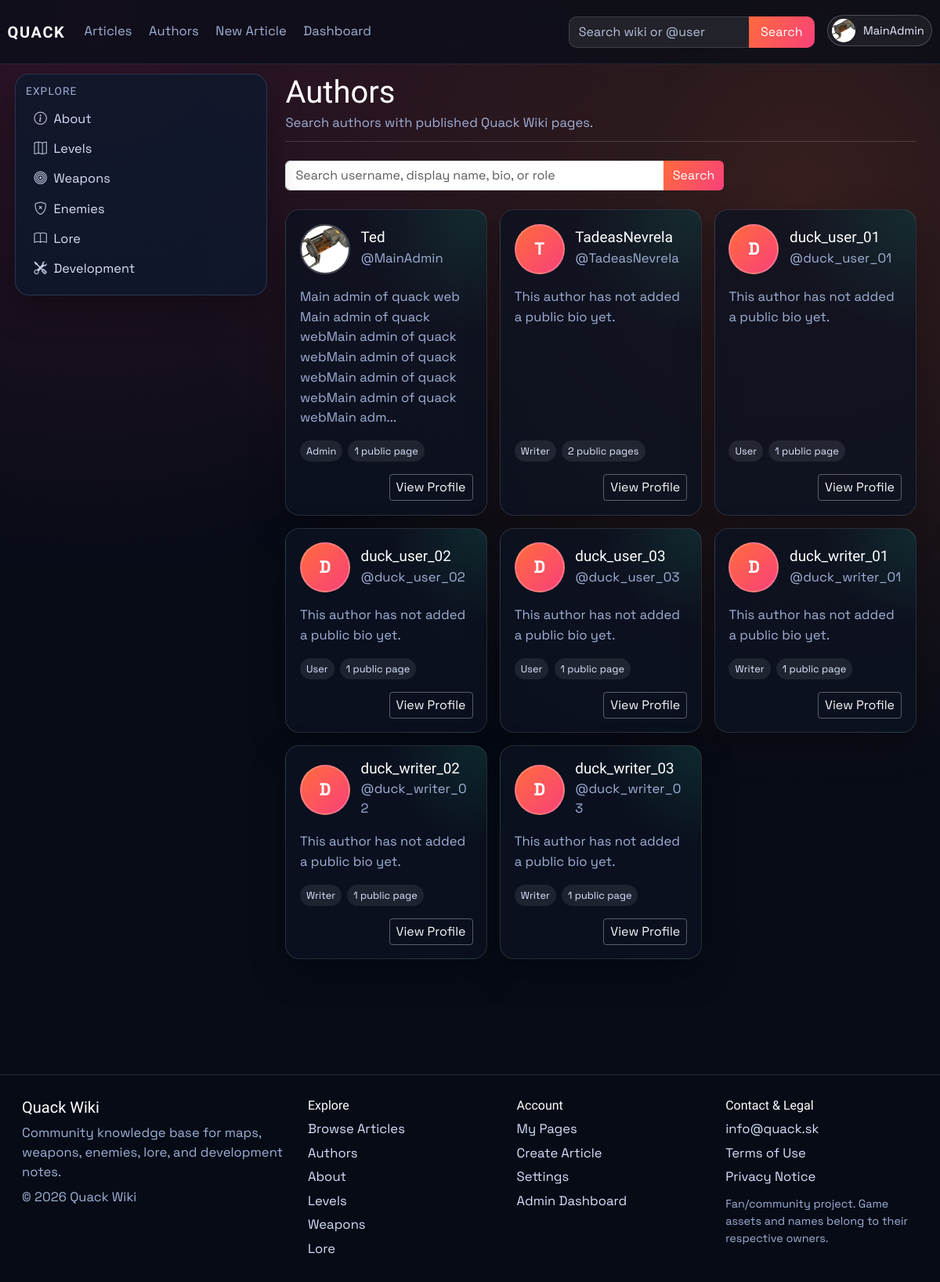
/authors (signed in), run on the app's committed database.
### models.py (models this page shows, shortened)
class User(db.Model, UserMixin):
    id = db.Column(db.Integer, primary_key=True)
    username = db.Column(db.String(120), unique=True, nullable=False)
    email = db.Column(db.String(120), unique=True, nullable=False)
    password_hash = db.Column(db.String(128), nullable=False)
    profile_image_url = db.Column(db.String(120), nullable=True)
    public_display_name = db.Column(db.String(80), nullable=True)
    public_bio = db.Column(db.Text, nullable=True)
    created_at = db.Column(db.DateTime, default=datetime.utcnow)
    role = db.Column(db.String(30), default='user')
    is_archived = db.Column(db.Boolean, default=False, nullable=False)
    archived_at = db.Column(db.DateTime, nullable=True)

class Article(db.Model):
    id = db.Column(db.Integer, primary_key=True)
    title = db.Column(db.String(120), unique=True, nullable=False)
    author = db.Column(db.String(120), nullable=False)
    created_at = db.Column(db.DateTime, default=datetime.utcnow)
    image_url = db.Column(db.String(120), default='default.png')
    summary = db.Column(db.Text)
    content = db.Column(db.Text, nullable=False)
    infobox_data = db.Column(db.Text, nullable=True)
    tags = db.Column(db.JSON, default=list)
    status = db.Column(db.String(20), default='pending', nullable=False)
    approved_by = db.Column(db.String(120), nullable=True)
    approved_at = db.Column(db.DateTime, nullable=True)
    is_archived = db.Column(db.Boolean, default=False, nullable=False)
    archived_at = db.Column(db.DateTime, nullable=True)

### main.py (the view)
@app.route('/authors')
def authors():
    search = (request.args.get('q') or '').strip()
    include_all_users = request.args.get('all') == '1'
    published_counts = published_article_counts_by_user()
    public_users_query = User.query.filter(User.is_archived.is_(False))
    if not include_all_users:
        public_users_query = public_users_query.filter(User.username.in_(list(published_counts.keys())))
    public_users = public_users_query.order_by(User.username.asc()).all()
    if search:
        public_users = [user for user in public_users if user_matches_public_search(user, search)]
    return render_template(
        'authors.html',
        users=public_users,
        published_counts=published_counts,
        search=search,
        include_all_users=include_all_users,
    )

### main.py (called while the page is built)
def get_site_settings():
    settings = SiteSettings.query.get(1)
    if not settings:
        settings = SiteSettings(id=1)
        db.session.add(settings)
        db.session.commit()
    return settings

@app.context_processor
def inject_site_settings():
    return {'site_settings': get_site_settings()}

@login_manager.user_loader
def load_user(user_id):
    user = User.query.get(int(user_id))
    if user and user.is_archived:
        return None
    return user

def normalize_identity(value: str) -> str:
    ascii_value = unicodedata.normalize('NFKD', value or '').encode('ascii', 'ignore').decode('ascii')
    return re.sub(r'[^a-z0-9]+', '', ascii_value.lower())

def find_user_for_article_author(author_name: str):
    if not author_name:
        return None
    exact_user = User.query.filter_by(username=author_name).first()
    if exact_user:
        return None if exact_user.is_archived else exact_user
    normalized_author = normalize_identity(author_name)
    if not normalized_author:
        return None
    active_users = User.query.filter(User.is_archived.is_(False)).all()
    return next(
        (
            user
            for user in active_users
            if normalized_author in {
                normalize_identity(user.username),
                normalize_identity(user.public_display_name),
            }
        ),
        None,
    )

def published_article_counts_by_user():
    counts = {}
    candidates = Article.query.filter(
        Article.is_archived.is_(False),
        func.lower(func.trim(Article.status)) == 'approved',
    ).all()
    for article_obj in candidates:
        user = find_user_for_article_author(article_obj.author)
        if user:
            counts[user.username] = counts.get(user.username, 0) + 1
    return counts

### templates/authors.html (shortened to what this page needs)
{% extends "_base.html" %}
{% block content %}
<div class="container-fluid px-0 article-wiki">
    <header class="article-header mb-4">
        <h1 class="article-title">{{ 'Public Accounts' if include_all_users else 'Authors' }}</h1>
        <p class="article-meta mb-0">
            {{ 'Search public Quack Wiki accounts.' if include_all_users else 'Search authors with published Quack Wiki pages.' }}
        </p>
    </header>
    <form method="GET" action="{{ url_for('authors') }}" class="mb-4" style="max-width: 560px;">
        <div class="input-group">
            <input class="form-control" type="search" name="q" value="{{ search }}" placeholder="Search username, display name, bio, or role">
            <button class="btn btn-brand" type="submit">Search</button>
        </div>
    </form>
    <section class="authors-grid">
        {% for user in users %}
        <article class="author-card">
            <div class="author-card-top">
                {% if user.profile_image_url %}
                <img class="author-card-avatar" src="{{ url_for('static', filename='img/' ~ user.profile_image_url) }}" alt="{{ user.username }} profile picture">
                {% else %}
                <div class="author-card-avatar author-card-avatar-fallback">{{ user.username[0]|upper }}</div>
                {% endif %}
                <div class="author-card-heading">
                    <h3>{{ user.public_display_name or user.username }}</h3>
                    <p>@{{ user.username }}</p>
                </div>
            </div>
            {% set bio = user.public_bio or "This author has not added a public bio yet." %}
            <p class="author-card-bio">{{ bio|truncate(150, true) }}</p>
            <div class="author-card-meta">
                <span>{{ user.role|capitalize }}</span>
                <span>{{ published_counts.get(user.username, 0) }} public {{ 'page' if published_counts.get(user.username, 0) == 1 else 'pages' }}</span>
            </div>
            <div class="author-card-actions">
                <a class="btn btn-outline-light btn-sm" href="{{ url_for('public_profile', username=user.username) }}">View Profile</a>
            </div>
        </article>
        {% else %}
        <div class="card p-4 authors-empty">
            <p class="mb-0 text-muted">{{ 'No public accounts found.' if include_all_users else 'No published authors found.' }}</p>
        </div>
        {% endfor %}
    </section>
</div>
{% endblock %}

### templates/partials/tag_link.html
{% macro tag_article_link(tag, label, icon='', class_name='') -%}
<a href="{{ url_for('about') if tag == 'about-us' else url_for('tagged_article', tag=tag) }}"{% if class_name %} class="{{ class_name }}"{% endif %}>
    {% if icon %}<i class="{{ icon }} sidebar-icon"></i>{% endif %}{{ label }}
</a>
{%- endmacro %}

### templates/partials/navbar.html (shortened to what this page needs)
{% from "partials/tag_link.html" import tag_article_link %}
<nav class="navbar navbar-expand-lg main-nav">
    <div class="container-fluid nav-wrap">
        <a class="navbar-brand brand-mark" href="{{ url_for('index') }}">QUACK</a>
        <div class="collapse navbar-collapse" id="navbarNav">
            <ul class="navbar-nav me-auto nav-links">
                <li class="nav-item"><a class="nav-link" href="{{ url_for('articles') }}">Articles</a></li>
                <li class="nav-item"><a class="nav-link" href="{{ url_for('authors') }}">Authors</a></li>
                <li class="nav-item"><a class="nav-link" href="{{ url_for('create_article') }}">New Article</a></li>
                {% if current_user.is_authenticated and current_user.role == "admin" %}
                <li class="nav-item"><a class="nav-link" href="{{ url_for('dashboard_users') }}">Dashboard</a></li>
                {% elif current_user.is_authenticated and current_user.role == "writer" %}
                <li class="nav-item"><a class="nav-link" href="{{ url_for('dashboard_articles') }}">Dashboard</a></li>
                {% endif %}
            </ul>
            <ul class="navbar-nav ms-auto align-items-lg-center nav-tools">
                <li class="nav-item nav-search-wrap">
                    <form class="nav-search" method="GET" action="{{ url_for('site_search') }}">
                        {% set nav_query = request.args.get('q', '') %}
                        {% if request.endpoint == 'authors' and request.args.get('all') == '1' and nav_query %}
                            {% set nav_query = '@' ~ nav_query %}
                        {% elif request.endpoint not in ['articles', 'authors'] %}
                            {% set nav_query = '' %}
                        {% endif %}
                        <input class="form-control" type="search" name="q" value="{{ nav_query }}" placeholder="Search wiki or @user">
                        <button class="btn btn-brand" type="submit">Search</button>
                    </form>
                </li>
                {% if current_user.is_authenticated %}
                <li class="nav-item dropdown ms-lg-3">
                    <a class="profile-trigger" href="#" role="button" data-bs-toggle="dropdown" aria-expanded="false">
                        {% if current_user.profile_image_url %}
                        <img class="profile-avatar profile-avatar-img" src="{{ url_for('static', filename='img/' ~ current_user.profile_image_url) }}" alt="{{ current_user.username }} profile picture">
                        {% else %}
                        <span class="profile-avatar">{{ current_user.username[0]|upper }}</span>
                        {% endif %}
                        <span class="profile-name">{{ current_user.username }}</span>
                    </a>
                </li>
                {% else %}
                <li class="nav-item ms-lg-3">
                    <a class="btn btn-outline-light nav-login-btn" href="{{ url_for('login') }}">Login</a>
                </li>
                {% endif %}
            </ul>
        </div>
    </div>
</nav>

### data on the page
User: profile_image_url (picture), username "MainAdmin", public_display_name "Ted", public_bio "Main admin of quack web Main admin of quack webMain admin of quack webMain admin of quack webMain admin of quack webMain admin of quack webMain adm...", role "Admin", get "1", username "page"
Article: title "Levels Levels"
Article: title "Weapons Weapons"
Article: title "Enemies"
Article: title "Lore Lore"
User: username "T", public_display_name+username "TadeasNevrela", username "TadeasNevrela", bio "This author has not added a public bio yet.", role "Writer", get "2", username "pages"
User: username "D", public_display_name+username "duck_user_01", username "duck_user_01", bio "This author has not added a public bio yet.", role "User", get "1", username "page"
User: username "D", public_display_name+username "duck_user_02", username "duck_user_02", bio "This author has not added a public bio yet.", role "User", get "1", username "page"
User: username "D", public_display_name+username "duck_user_03", username "duck_user_03", bio "This author has not added a public bio yet.", role "User", get "1", username "page"
User: username "D", public_display_name+username "duck_writer_01", username "duck_writer_01", bio "This author has not added a public bio yet.", role "Writer", get "1", username "page"
User: username "D", public_display_name+username "duck_writer_02", username "duck_writer_02", bio "This author has not added a public bio yet.", role "Writer", get "1", username "page"
User: username "D", public_display_name+username "duck_writer_03", username "duck_writer_03", bio "This author has not added a public bio yet.", role "Writer", get "1", username "page"

### other printed values
{{ label }} "About Development About"
{{ 'Public Accounts' if include_all_users else 'Authors' }} "Authors"
